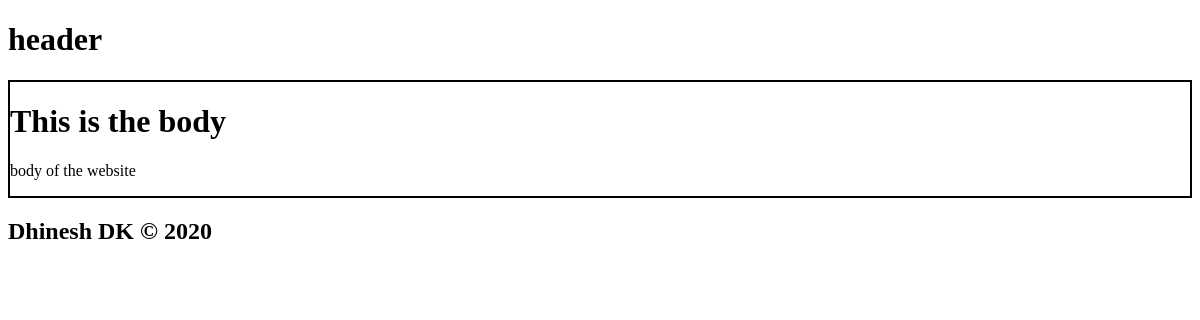
Before: / with the older database file.
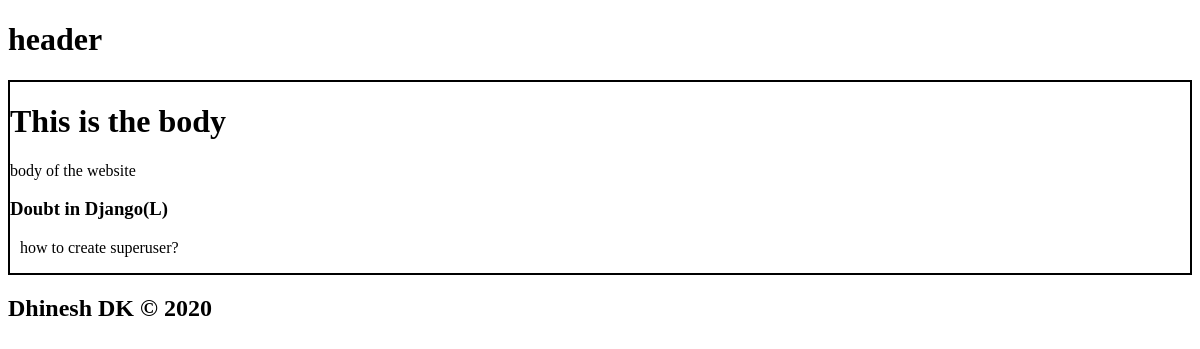
After: the same page with the newer database file.
### homepage/models.py (models this page shows, shortened)
class Question(models.Model):
    title                   =models.CharField(max_length=60)
    question                =models.TextField(max_length=400)
    priority                =models.CharField(max_length=1, choices=PRIORITY)
    class Meta:
        verbose_name="The question"
        verbose_name_plural="people question"

### homepage/views.py (the view)
# urls.py: path('', home_screen , name="home"),
def home_screen(request):
    context={}
    questions= Question.objects.all()
    context['questions']=questions
    return render(request, "home/home.html",context)

### homepage/templates/home/home.html (shortened to what this page needs)
{% extends 'base.html' %}
{% block content %}
<div style="border:2px solid #000">
<h1>This is the body</h1>
<p>body of the website</p>
{% for question in questions %}
    {% include 'home/snippets/body_snippet.html' with  value=question %}
{% endfor %}
</div>
{% endblock content %}

### templates/base.html (shortened to what this page needs)
<!DOCTYPE html>
<html lang="en">
<head>
</head>
<h1>header</h1>
<body>
    {% block content %}
    {% endblock content %}
</body>
<footer> <h2>Dhinesh DK © 2020</h2></footer>
</html>

### homepage/templates/home/snippets/body_snippet.html
<h3>{{value.title}}({{value.priority}})</h3>
<p style="margin-left: 10px;">{{value.question}}</p>

Changed rows visible on the page:
added Question: title "Doubt in Django", priority "L", question "how to create superuser?"
